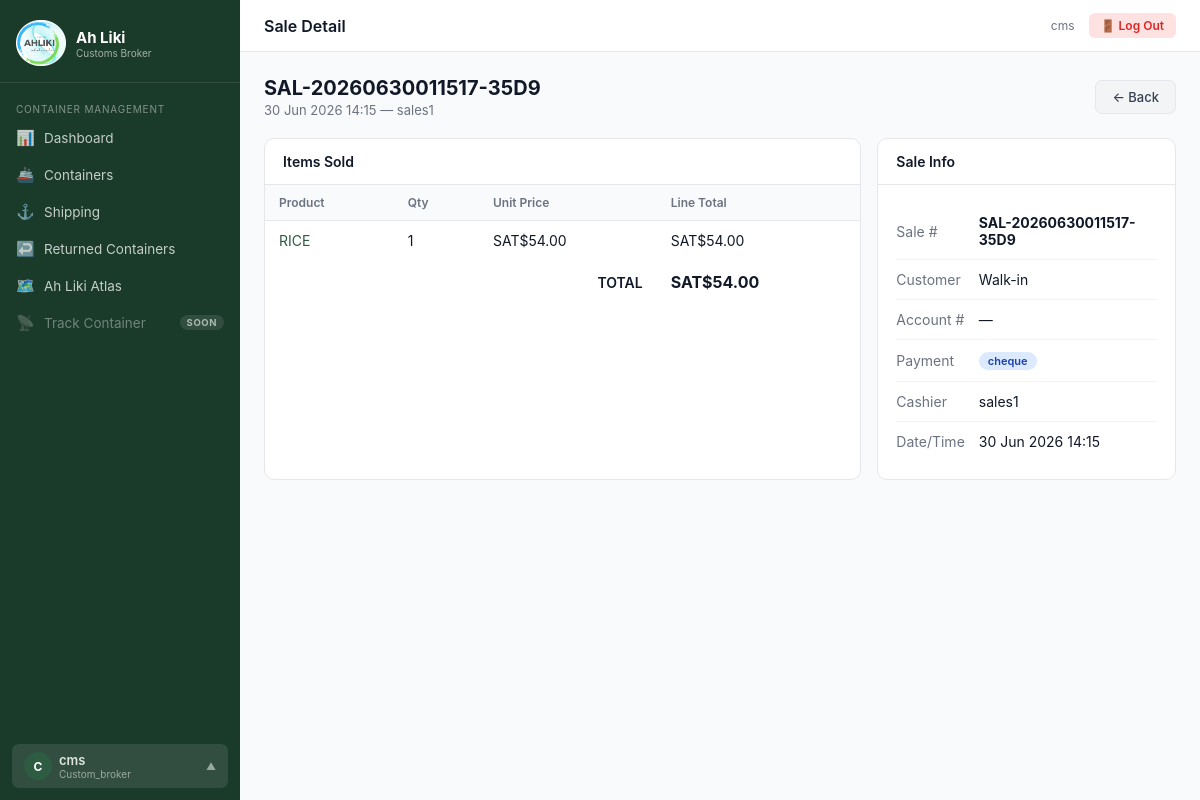
The app's page /sales/2/ (signed in) with its own data.
### inventory/models.py (models this page shows, shortened)
class UserProfile(models.Model):
    ROLE_CHOICES = [
        ('admin', 'Admin'),
        ('manager', 'Manager'),
        ('finance', 'Finance'),
        ('warehouse', 'Warehouse Lead'),
        ('wms_operator', 'WMS Operator'),
        ('wms_dispatcher', 'WMS Dispatcher'),
        ('cashier', 'Sales / Cashier'),
        ('custom_broker', 'Customs Broker'),
    ]
    DEPARTMENT_CHOICES = [
        ('management', 'Management'),
        ('finance', 'Finance'),
        ('warehouse', 'Warehouse & WMS'),
        ('containers', 'Containers (CMS)'),
        ('sales', 'Sales'),
    ]
    ROLE_DEPARTMENTS = {
        'admin': 'management',
        'manager': 'management',
        'finance': 'finance',
        'warehouse': 'warehouse',
        'wms_operator': 'warehouse',
        'wms_dispatcher': 'warehouse',
        'custom_broker': 'containers',
        'cashier': 'sales',
    }
    user = models.OneToOneField(User, on_delete=models.CASCADE, related_name='profile')
    role = models.CharField(max_length=20, choices=ROLE_CHOICES, default='cashier')

class Sale(models.Model):
    sale_number = models.CharField(max_length=100, unique=True)
    cashier = models.ForeignKey(User, on_delete=models.SET_NULL, null=True, related_name='sales')
    created_at = models.DateTimeField(default=timezone.now)
    total_amount = models.DecimalField(max_digits=12, decimal_places=2, default=0)
    customer_name = models.CharField(max_length=200, blank=True)
    account_number = models.CharField(max_length=100, blank=True, help_text='BC account for credit customers')
    payment_method = models.CharField(max_length=50, default='cash',
        choices=[('cash','Cash'),('credit','Credit Account'),('eftpos','EFTPOS')])
    notes = models.TextField(blank=True)

class SaleItem(models.Model):
    sale = models.ForeignKey(Sale, on_delete=models.CASCADE, related_name='items')
    product = models.ForeignKey(Product, on_delete=models.CASCADE)
    quantity = models.PositiveIntegerField()
    unit_price = models.DecimalField(max_digits=10, decimal_places=2)
    @property
    def line_total(self):
        return self.quantity * self.unit_price

class Product(models.Model):
    sku = models.CharField(max_length=100, unique=True)
    name = models.CharField(max_length=200)
    category = models.ForeignKey(Category, on_delete=models.SET_NULL, null=True, related_name='products')
    supplier = models.ForeignKey(Supplier, on_delete=models.SET_NULL, null=True, related_name='products')
    unit_price = models.DecimalField(max_digits=10, decimal_places=2)
    cost_price = models.DecimalField(max_digits=10, decimal_places=2, default=0)
    reorder_level = models.PositiveIntegerField(default=10, help_text='Alert when stock falls below this')
    unit = models.CharField(max_length=50, default='each', help_text='e.g. each, kg, litre, carton')
    barcode = models.CharField(max_length=200, blank=True)
    description = models.TextField(blank=True)
    is_active = models.BooleanField(default=True)
    created_at = models.DateTimeField(auto_now_add=True)

### inventory/views.py (the view)
# urls.py: path('sales/<int:pk>/', views.sale_detail, name='sale_detail'),
@login_required
def sale_detail(request, pk):
    sale = get_object_or_404(Sale, pk=pk)
    return render(request, 'sales/detail.html', {'sale': sale})

### ahliki_ims/health.py (called while the page is built)
    def __call__(self, request):
        if request.path == HEALTH_PATH:
            return HttpResponse('ok', content_type='text/plain')
        return self.get_response(request)

### inventory/audit.py (called while the page is built)
    def __call__(self, request):
        token = _current_request.set(request)
        try:
            return self.get_response(request)
        finally:
            _current_request.reset(token)

### inventory/context_processors.py (called while the page is built)
def alerts_count(request):
    if request.user.is_authenticated:
        return {'open_alerts_count': StockAlert.objects.filter(is_resolved=False).count()}
    return {'open_alerts_count': 0}

### inventory/templatetags/custom_tags.py (called while the page is built)
@register.filter
def user_role(user):
    if not user.is_authenticated:
        return ''
    try:
        from inventory.models import UserProfile
        profile, _ = UserProfile.objects.get_or_create(user=user)
        return profile.role
    except:
        return ''

### templates/sales/detail.html (shortened to what this page needs)
{% extends 'base.html' %}
{% block topbar_title %}Sale Detail{% endblock %}
{% block content %}
<div class="page-header">
  <div><h1>{{ sale.sale_number }}</h1><p>{{ sale.created_at|date:"d M Y H:i" }} &mdash; {{ sale.cashier.username }}</p></div>
  <a href="{% url 'sale_list' %}" class="btn btn-secondary">← Back</a>
</div>
<div class="grid-main-side" style="gap:16px">
  <div class="card">
    <div class="card-header"><h2>Items Sold</h2></div>
    <div class="table-wrap">
      <table>
        <thead><tr><th>Product</th><th>Qty</th><th>Unit Price</th><th>Line Total</th></tr></thead>
        <tbody>
        {% for item in sale.items.all %}
        <tr>
          <td><a href="{% url 'product_detail' item.product.pk %}">{{ item.product.name }}</a></td>
          <td>{{ item.quantity }}</td>
          <td>SAT${{ item.unit_price }}</td>
          <td>SAT${{ item.line_total }}</td>
        </tr>
        {% endfor %}
        </tbody>
        <tfoot>
          <tr><td colspan="3" style="text-align:right;font-weight:600;padding:12px 14px">TOTAL</td><td style="font-weight:700;font-size:16px;padding:12px 14px">SAT${{ sale.total_amount }}</td></tr>
        </tfoot>
      </table>
    </div>
  </div>
  <div class="card">
    <div class="card-header"><h2>Sale Info</h2></div>
    <div class="card-body">
      <table style="width:100%;border-collapse:collapse">
        <tr><td style="color:var(--gray-500);padding:6px 0">Sale #</td><td><strong>{{ sale.sale_number }}</strong></td></tr>
        <tr><td style="color:var(--gray-500);padding:6px 0">Customer</td><td>{{ sale.customer_name|default:"Walk-in" }}</td></tr>
        <tr><td style="color:var(--gray-500);padding:6px 0">Account #</td><td>{{ sale.account_number|default:"—" }}</td></tr>
        <tr><td style="color:var(--gray-500);padding:6px 0">Payment</td><td><span class="badge badge-blue">{{ sale.get_payment_method_display }}</span></td></tr>
        <tr><td style="color:var(--gray-500);padding:6px 0">Cashier</td><td>{{ sale.cashier.get_full_name|default:sale.cashier.username }}</td></tr>
        <tr><td style="color:var(--gray-500);padding:6px 0">Date/Time</td><td>{{ sale.created_at|date:"d M Y H:i" }}</td></tr>
      </table>
    </div>
  </div>
</div>
{% endblock %}

### templates/base.html (shortened to what this page needs)
<!DOCTYPE html>
<html lang="en">
<head>
{% load static %}
{% load custom_tags %}
<link rel="stylesheet" href="{% static 'css/main.css' %}">
</head>
<body>
{% with user_role=request.user|user_role %}
{% with is_admin=request.user.is_superuser %}
<div class="layout{% if user_role == 'wms_operator' or user_role == 'wms_dispatcher' %} wms-op-layout{% endif %}">
  <aside class="sidebar" id="sidebar">
    <div class="sidebar-brand">
      <div class="logo">
        <img src="{% static 'image/ahliki_logo.png' %}" alt="Ah Liki Logo" class="logo-image">
        <div>
          <div class="logo-text">Ah Liki</div>
          <div class="logo-sub">{% if user_role == 'wms_operator' %}WMS Operator{% elif user_role == 'wms_dispatcher' %}WMS Dispatcher{% elif user_role == 'custom_broker' %}Customs Broker{% else %}Inventory System{% endif %}</div>
        </div>
      </div>
    </div>
    <nav class="sidebar-nav">
      {% if user_role == 'wms_operator' %}
      <div class="nav-section">Home</div>
      <a href="{% url 'wms_dashboard' %}" class="{% if request.resolver_match.url_name == 'wms_dashboard' %}active{% endif %}">
        <span class="icon">🏠</span> WMS Dashboard
      </a>
      <div class="nav-section">Receive Stock</div>
      <a href="{% url 'grn_list' %}" class="{% if 'grn' in request.resolver_match.url_name %}active{% endif %}">
        <span class="icon">📥</span> Receive Stock (GRN)
      </a>
      <a href="{% url 'grn_add' %}" class="{% if request.resolver_match.url_name == 'grn_add' %}active{% endif %}">
        <span class="icon">➕</span> New GRN
      </a>
      <a href="{% url 'warehouse_container_list' %}" class="{% if 'container' in request.resolver_match.url_name and 'cms_' not in request.resolver_match.url_name %}active{% endif %}">
        <span class="icon">🚢</span> Containers
      </a>
      <div class="nav-section">WMS Operations</div>
      <a href="{% url 'wms_checkin' %}" class="{% if 'checkin' in request.resolver_match.url_name %}active{% endif %}">
        <span class="icon">📍</span> Check-In Pallet
      </a>
      <a href="{% url 'wms_transfer' %}" class="{% if 'transfer' in request.resolver_match.url_name %}active{% endif %}">
        <span class="icon">↔️</span> Transfer Pallet
      </a>
      <a href="{% url 'pallet_list' %}" class="{% if 'pallet' in request.resolver_match.url_name %}active{% endif %}">
        <span class="icon">📦</span> Pallets
      </a>
      <a href="{% url 'shelf_list' %}" class="{% if 'shelf' in request.resolver_match.url_name %}active{% endif %}">
        <span class="icon">🗄️</span> Shelf Locations
      </a>
      {% elif user_role == 'custom_broker' %}
      <div class="nav-section">Container Management</div>
      <a href="{% url 'cms_dashboard' %}" class="{% if request.resolver_match.url_name == 'cms_dashboard' %}active{% endif %}">
        <span class="icon">📊</span> Dashboard
      </a>
      <a href="{% url 'cms_containers' %}" class="{% if request.resolver_match.url_name == 'cms_containers' or 'cms_container_' in request.resolver_match.url_name %}active{% endif %}">
        <span class="icon">🚢</span> Containers
      </a>
      <a href="{% url 'cms_shipping' %}" class="{% if 'cms_shipping' in request.resolver_match.url_name %}active{% endif %}">
        <span class="icon">⚓</span> Shipping
      </a>
      <a href="{% url 'cms_returns' %}" class="{% if 'cms_return' in request.resolver_match.url_name %}active{% endif %}">
        <span class="icon">↩️</span> Returned Containers
      </a>
      <a href="{% url 'cms_atlas' %}" class="{% if request.resolver_match.url_name == 'cms_atlas' %}active{% endif %}">
        <span class="icon">🗺️</span> Ah Liki Atlas
      </a>
      <span class="nav-disabled" title="Coming soon" aria-disabled="true">
        <span class="icon">📡</span> Track Container <span class="nav-soon">Soon</span>
      </span>
      {% endif %}
    </nav>
    <div style="padding:12px">
      <div class="user-menu" id="userMenu">
        <button class="user-btn" onclick="toggleUserMenu()">
          <div class="user-avatar">{{ request.user.first_name|first|upper|default:request.user.username|first|upper }}</div>
          <div class="user-info">
            <div class="user-name">{{ request.user.get_full_name|default:request.user.username }}</div>
            <div class="user-role">{% if request.user.is_authenticated %}{{ request.user|user_role|default:"Staff" }}{% else %}Guest{% endif %}</div>
          </div>
          <span class="dropdown-arrow">▲</span>
        </button>
      </div>
    </div>
  </aside>
  <div class="main">
    <div class="topbar">
      <div class="topbar-title">
        {% block topbar_title %}{% endblock %}
      </div>
      <div class="topbar-right">
        <a href="{% url 'profile' %}" class="topbar-user">
          {{ request.user.get_full_name|default:request.user.username }}
        </a>
        <form method="post" action="{% url 'logout' %}" style="margin:0">
          <button type="submit" class="topbar-logout" title="Log Out">🚪<span class="lbl"> Log Out</span></button>
        </form>
      </div>
    </div>
    <div class="content">
      {% block content %}{% endblock %}
    </div>
  </div>
</div>
{% endwith %}
{% endwith %}
</body>
</html>

### static/css/main.css (style rules this page uses)
:root { --green-dark: #1a3a2a; --green-mid: #2d5c42; --green-light: #e8f2ec; --green-border: #b0c8b8; --amber: #f59e0b; --red: #dc2626; --blue: #2563eb; --gray-50: #f9fafb; --gray-100: #f3f4f6; --gray-200: #e5e7eb; --gray-500: #6b7280; --gray-700: #374151; --gray-900: #111827; --white: #ffffff; --sidebar-w: 240px; }
* { box-sizing: border-box; margin: 0; padding: 0; }
body { font-family: -apple-system, BlinkMacSystemFont, 'Segoe UI', sans-serif; font-size: 14px; color: var(--gray-900); background: var(--gray-50); }
a { color: var(--green-mid); text-decoration: none; }
.layout { display: flex; min-height: 100vh; }
.sidebar { width: var(--sidebar-w); background: var(--green-dark); color: #fff; display: flex; flex-direction: column; position: fixed; top: 0; left: 0; height: 100vh; overflow-y: auto; z-index: 100; }
.sidebar-brand { padding: 20px 16px 16px; border-bottom: 1px solid rgba(255,255,255,0.1); }
.sidebar-brand .logo { display: flex; align-items: center; gap: 10px; }
.sidebar-brand .logo-text { font-weight: 700; font-size: 15px; }
.sidebar-brand .logo-sub { font-size: 10px; opacity: 0.6; }
.sidebar-nav { flex: 1; padding: 12px 0; }
.nav-section { padding: 8px 16px 4px; font-size: 10px; text-transform: uppercase; letter-spacing: 0.08em; opacity: 0.45; }
.sidebar-nav a { display: flex; align-items: center; gap: 10px; padding: 9px 16px; color: rgba(255,255,255,0.75); font-size: 13.5px; transition: all 0.15s; }
.sidebar-nav a .icon { width: 18px; text-align: center; font-size: 15px; }
.main { margin-left: var(--sidebar-w); flex: 1; display: flex; flex-direction: column; }
.topbar { background: var(--white); border-bottom: 1px solid var(--gray-200); padding: 0 24px; height: 52px; display: flex; align-items: center; justify-content: space-between; position: sticky; top: 0; z-index: 50; }
.topbar-title { font-weight: 600; font-size: 16px; }
.topbar-right { display: flex; align-items: center; gap: 14px; }
.content { padding: 24px; flex: 1; }
.card { background: var(--white); border: 1px solid var(--gray-200); border-radius: 10px; overflow: hidden; }
.card-header { padding: 14px 18px; border-bottom: 1px solid var(--gray-200); display: flex; align-items: center; justify-content: space-between; }
.card-header h2 { font-size: 14px; font-weight: 600; }
.card-body { padding: 18px; }
.table-wrap { overflow-x: auto; }
table { width: 100%; border-collapse: collapse; }
th { background: var(--gray-50); padding: 10px 14px; text-align: left; font-size: 12px; font-weight: 600; color: var(--gray-500); border-bottom: 1px solid var(--gray-200); white-space: nowrap; }
td { padding: 11px 14px; border-bottom: 1px solid var(--gray-100); vertical-align: middle; }
tr:last-child td { border-bottom: none; }
.badge { display: inline-flex; align-items: center; padding: 2px 9px; border-radius: 20px; font-size: 11px; font-weight: 600; }
.badge-blue { background: #dbeafe; color: #1e40af; }
.btn { display: inline-flex; align-items: center; gap: 6px; padding: 8px 16px; border-radius: 7px; font-size: 13px; font-weight: 500; cursor: pointer; border: none; transition: all 0.15s; }
.btn-secondary { background: var(--gray-100); color: var(--gray-700); border: 1px solid var(--gray-200); }
.page-header { display: flex; align-items: center; justify-content: space-between; margin-bottom: 20px; }
.page-header h1 { font-size: 20px; font-weight: 700; }
.page-header p { font-size: 13px; color: var(--gray-500); margin-top: 2px; }
.grid-main-side { display: grid; grid-template-columns: 2fr 1fr; }
.topbar-title { display: flex; align-items: center; gap: 8px; min-width: 0; }
.topbar-user { font-size: 12px; color: var(--gray-500); text-decoration: none; white-space: nowrap; }
.topbar-logout { background: #fee2e2; border: none; color: #dc2626; padding: 5px 12px; border-radius: 6px; font-size: 12px; cursor: pointer; font-family: inherit; font-weight: 600; white-space: nowrap; }

### records on screen
Sale: sale_number "SAL-20260630011517-35D9", created_at "30 Jun 2026 14:15", cashier.username "sales1", total_amount "54.00", customer_name "Walk-in", account_number "—", payment_method "cheque", cashier.get_full_name "sales1"
SaleItem: product.name "RICE", quantity "1", unit_price "54.00", line_total "54.00"

### other values on screen
{{ request.user.get_full_name|default:request.user.username }} "cms"
{{ request.user|user_role|default:"Staff" }} "Custom_broker"
